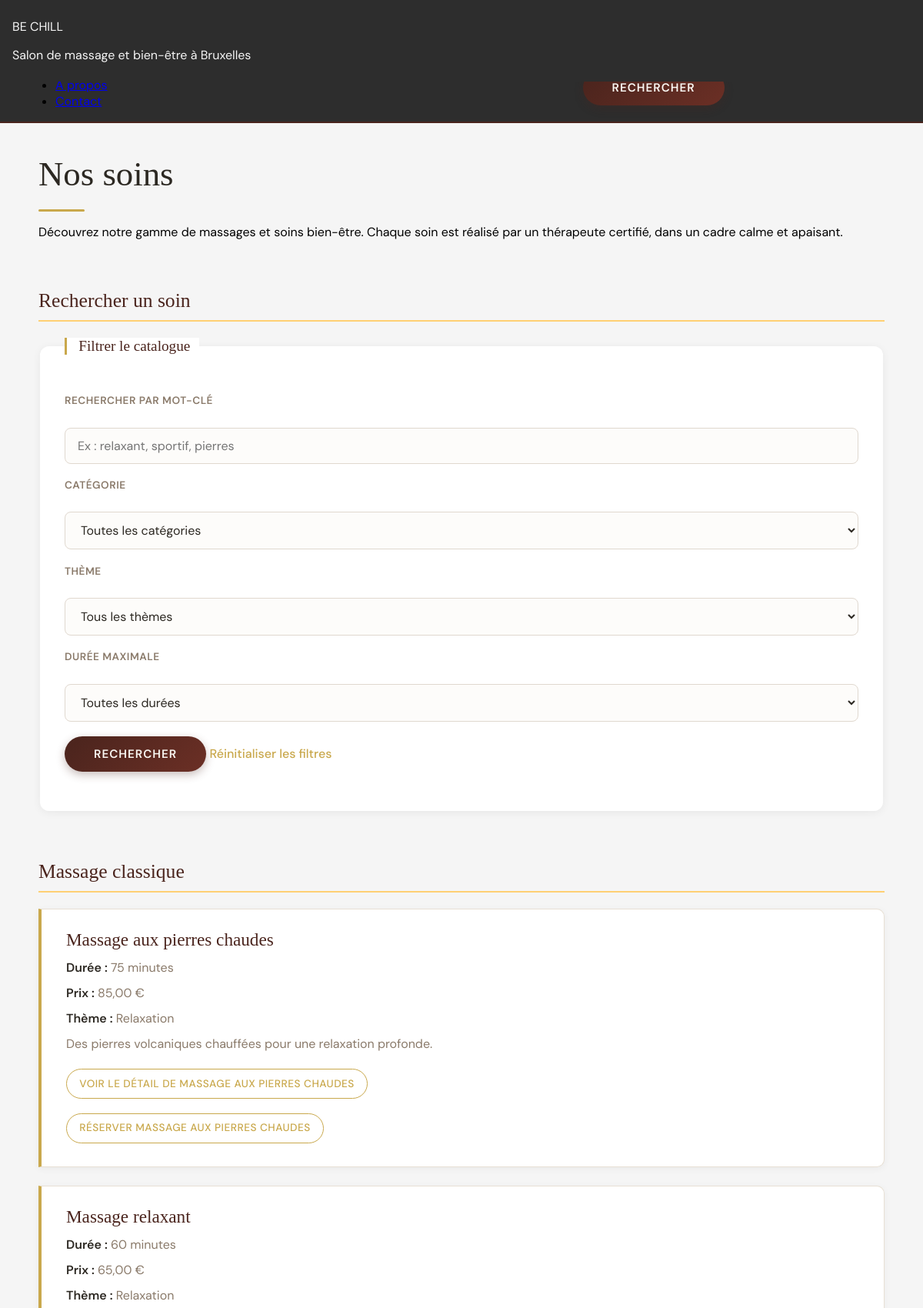
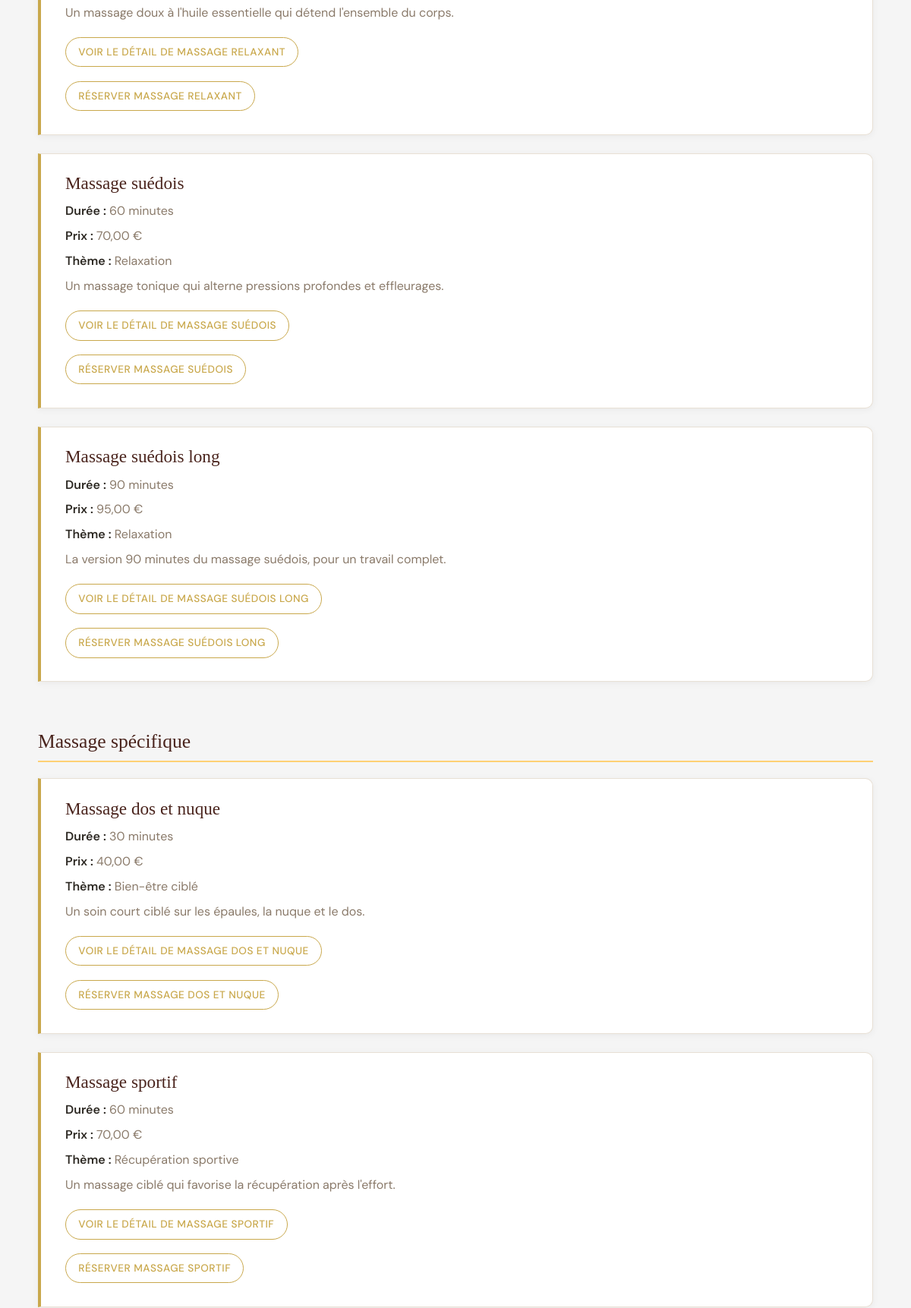
Page /_archives/ancien-php/soins.php (upper part) on the committed database (2 pictures, top to bottom).
### tables this page shows
CREATE TABLE item (
    id                 INT UNSIGNED AUTO_INCREMENT PRIMARY KEY,
    titre              VARCHAR(150) NOT NULL,
    slug               VARCHAR(160) NOT NULL UNIQUE,
    description_courte VARCHAR(255) NOT NULL,
    description        TEXT NOT NULL,
    image              VARCHAR(255) NULL,                  
    duree              SMALLINT UNSIGNED NOT NULL,
    prix               DECIMAL(6,2) NOT NULL,
    statut             ENUM('brouillon', 'publie', 'archive') NOT NULL DEFAULT 'brouillon',
    operator_id        INT UNSIGNED NULL,
    theme_id           INT UNSIGNED NOT NULL,
    category_id        INT UNSIGNED NOT NULL,
    date_creation      DATETIME NOT NULL DEFAULT CURRENT_TIMESTAMP,
    date_modification  DATETIME NOT NULL DEFAULT CURRENT_TIMESTAMP ON UPDATE CURRENT_TIMESTAMP,
    CONSTRAINT fk_item_operator FOREIGN KEY (operator_id) REFERENCES operator(id) ON DELETE SET NULL,
    CONSTRAINT fk_item_theme    FOREIGN KEY (theme_id)    REFERENCES theme(id),
    CONSTRAINT fk_item_category FOREIGN KEY (category_id) REFERENCES category(id)
);

CREATE TABLE theme (
    id  INT UNSIGNED AUTO_INCREMENT PRIMARY KEY,
    nom VARCHAR(100) NOT NULL UNIQUE
);

### _archives/ancien-php/soins.php (the view, shortened to what this page needs)
<?php
require_once __DIR__ . '/db.php';
$recherche = trim($_GET['recherche'] ?? '');
$sql = "
    SELECT item.id, item.titre, item.slug, item.description_courte, item.duree, item.prix,
           category.id AS category_id, category.nom AS categorie,
           theme.id AS theme_id, theme.nom AS theme
    FROM item
    JOIN category ON item.category_id = category.id
    JOIN theme ON item.theme_id = theme.id
    WHERE item.statut = 'publie'
";
$params = [];
$sql .= " ORDER BY category.nom, item.titre";
$stmt = $pdo->prepare($sql);
$stmt->execute($params);
$soins = $stmt->fetchAll();
$soinsParCategorie = [];
foreach ($soins as $soin) {
    $soinsParCategorie[$soin['categorie']][] = $soin;
}
?>
<!DOCTYPE html>
<html lang="fr">
<head>
    <link rel="stylesheet" href="style.css">
</head>
<body>
    <header>
        <p>BE CHILL</p>
        <p>Salon de massage et bien-être à Bruxelles</p>
    </header>
    <nav aria-label="Navigation principale">
        <ul>
            <li><a href="index.php">Accueil</a></li>
            <li><a href="soins.php" aria-current="page">Nos soins</a></li>
            <li><a href="tarifs.html">Tarifs</a></li>
            <li><a href="reservation.html">Réservation</a></li>
            <li><a href="apropos.html">À propos</a></li>
            <li><a href="contact.php">Contact</a></li>
        </ul>
        <form action="soins.php" method="get" role="search" aria-label="Recherche de soins">
            <label for="recherche-nav">Rechercher un soin</label>
            <button type="submit">Rechercher</button>
        </form>
    </nav>
    <main>
        <h1>Nos soins</h1>
        <p>Découvrez notre gamme de massages et soins bien-être. Chaque soin est réalisé par un thérapeute certifié, dans un cadre calme et apaisant.</p>
        <section aria-labelledby="filtres-catalogue">
            <h2 id="filtres-catalogue">Rechercher un soin</h2>
            <form action="soins.php" method="get">
                <fieldset>
                    <legend>Filtrer le catalogue</legend>
                    <p>
                        <label for="recherche-soin">Rechercher par mot-clé</label><br>
                        <input type="search" id="recherche-soin" name="recherche" placeholder="Ex : relaxant, sportif, pierres"
                               value="<?= htmlspecialchars($recherche) ?>">
                    </p>
                    <p>
                        <label for="filtre-categorie">Catégorie</label><br>
                        <select id="filtre-categorie" name="categorie">
                            <option value="">Toutes les catégories</option>
                        </select>
                    </p>
                    <p>
                        <label for="filtre-theme">Thème</label><br>
                        <select id="filtre-theme" name="theme">
                            <option value="">Tous les thèmes</option>
                        </select>
                    </p>
                    <p>
                        <label for="filtre-duree">Durée maximale</label><br>
                        <select id="filtre-duree" name="duree">
                            <option value="">Toutes les durées</option>
                        </select>
                    </p>
                    <p>
                        <button type="submit">Rechercher</button>
                        <a href="soins.php">Réinitialiser les filtres</a>
                    </p>
                </fieldset>
            </form>
        </section>
        <?php if (empty($soins)): ?>
            <section aria-labelledby="aucun-resultat">
                <h2 id="aucun-resultat">Aucun résultat</h2>
                <p>Aucun soin ne correspond à votre recherche. Essayez d'autres critères.</p>
            </section>
        <?php else: ?>
            <?php foreach ($soinsParCategorie as $nomCategorie => $soinsCategorie): ?>
                <section aria-labelledby="categorie-<?= md5($nomCategorie) ?>">
                    <h2 id="categorie-<?= md5($nomCategorie) ?>"><?= htmlspecialchars($nomCategorie) ?></h2>
                    <?php foreach ($soinsCategorie as $soin): ?>
                        <article>
                            <h3><?= htmlspecialchars($soin['titre']) ?></h3>
                            <p><strong>Durée :</strong> <?= (int)$soin['duree'] ?> minutes</p>
                            <p><strong>Prix :</strong> <?= number_format((float)$soin['prix'], 2, ',', ' ') ?> €</p>
                            <p><strong>Thème :</strong> <?= htmlspecialchars($soin['theme']) ?></p>
                            <p><?= htmlspecialchars($soin['description_courte']) ?></p>
                            <p><a href="soin-detail.php?slug=<?= urlencode($soin['slug']) ?>">Voir le détail de <?= htmlspecialchars(mb_strtolower($soin['titre'])) ?></a></p>
                            <p><a href="reservation.html">Réserver <?= htmlspecialchars(mb_strtolower($soin['titre'])) ?></a></p>
                        </article>
                    <?php endforeach; ?>
                </section>
            <?php endforeach; ?>
        <?php endif; ?>
    </main>
</body>
</html>

### style.css (style rules this page uses)
:root { --color-dark: #2C2822; --color-dark-alt: #2d2d2d; --color-brown: #4A241D; --color-brown-dark: #4a231b; --color-cream: #FAF8F3; --color-cream-light: #f9edd4; --color-cream-bg: #f5f5f5; --color-beige: #E8D5A3; --color-sand: #e6e1db; --color-gold: #C9A84C; --color-gold-light: #FFD074; --color-gold-pale: #e0b96a; --color-text-muted: #8A7A6A; --color-text-light: #a5a39f; --color-white: #fff; --font-serif: 'Playfair Display', serif; --font-sans: 'DM Sans', sans-serif; --transition-fast: 0.2s ease; --transition-base: 0.3s ease; }
html { scroll-behavior: smooth; }
body { margin: 0; font-family: var(--font-sans); background: var(--color-cream-bg); }
header { width: 100%; background: var(--color-dark-alt); color: whitesmoke; padding: 0.5em 1em; position: fixed; z-index: 10; box-sizing: border-box; }
button { background: #c8a96a; border: none; color: white; font-size: 20px; padding: 10px 15px; cursor: pointer; border-radius: 6px; }
nav[aria-label="Navigation principale"]:not(.site-header__nav) { background: var(--color-dark-alt); padding: 0 2em; display: flex; align-items: center; justify-content: space-between; flex-wrap: wrap; border-bottom: 2px solid var(--color-brown); }
main { max-width: 1100px; margin: 2.5em auto; padding: 0 2em 4em; }
main h1 { font-family: var(--font-serif); font-size: 2.8rem; font-weight: 400; color: var(--color-dark); margin-bottom: 0.2em; line-height: 1.2; }
main h1::after { content: ''; display: block; width: 60px; height: 3px; background: var(--color-gold); margin-top: 0.4em; border-radius: 2px; }
main h2 { font-family: var(--font-serif); font-size: 1.6rem; font-weight: 400; color: var(--color-brown); border-bottom: 2px solid var(--color-gold-light); padding-bottom: 0.4em; margin-top: 2.5em; }
main > p > a, main section p a { color: var(--color-gold); text-decoration: none; font-weight: 500; }
article { background: var(--color-white); border: 1px solid #e8e0d5; border-left: 4px solid var(--color-gold); border-radius: 0 10px 10px 0; padding: 1.6em 2em; margin-bottom: 1.5em; box-shadow: 0 2px 10px rgba(0, 0, 0, 0.05); transition: transform var(--transition-fast), box-shadow var(--transition-fast); }
article h3 { font-family: var(--font-serif); font-size: 1.45rem; font-weight: 400; color: var(--color-brown); margin-top: 0; margin-bottom: 0.4em; }
article p { color: var(--color-text-muted); font-family: var(--font-sans); line-height: 1.75; margin: 0.3em 0; }
article p strong { color: var(--color-dark); font-weight: 600; }
article a { display: inline-block; margin-top: 1em; margin-right: 0.8em; color: var(--color-brown); font-family: var(--font-sans); font-size: 0.85rem; font-weight: 600; text-transform: uppercase; letter-spacing: 0.5px; text-decoration: none; border: 1.5px solid var(--color-gold); padding: 0.5em 1.2em; border-radius: 20px; transition: background var(--transition-fast), color var(--transition-fast), transform var(--transition-fast); }
form fieldset { border: none; border-radius: 12px; padding: 2em; margin-bottom: 1.5em; background: var(--color-white); box-shadow: 0 2px 12px rgba(0, 0, 0, 0.06); }
form legend { font-family: var(--font-serif); font-size: 1.2rem; color: var(--color-brown); font-weight: 400; padding: 0 0.6em; background: var(--color-white); border-left: 3px solid var(--color-gold); padding-left: 0.8em; }
form p { margin: 1.2em 0; }
form label { display: block; font-family: var(--font-sans); font-size: 0.85rem; color: var(--color-text-muted); font-weight: 600; text-transform: uppercase; letter-spacing: 0.5px; margin-bottom: 0.4em; }
form input[type="text"], form input[type="email"], form input[type="tel"], form input[type="number"], form input[type="search"], form input[type="date"], form input[type="password"], form textarea, form select { width: 100%; padding: 0.75em 1em; border: 1.5px solid #e0d8cf; border-radius: 8px; font-family: var(--font-sans); font-size: 1rem; background: #fdfcfa; color: var(--color-dark); box-sizing: border-box; transition: border-color var(--transition-fast), box-shadow var(--transition-fast); }
form button[type="submit"] { background: linear-gradient(135deg, var(--color-brown) 0%, #6b2f25 100%); color: var(--color-cream); border: none; padding: 0.85em 2.5em; border-radius: 25px; font-family: var(--font-sans); font-size: 0.95rem; font-weight: 600; letter-spacing: 1px; text-transform: uppercase; cursor: pointer; transition: transform var(--transition-fast), box-shadow var(--transition-fast); box-shadow: 0 4px 12px rgba(74, 36, 29, 0.3); }

### rows in the picture
item: titre "Massage aux pierres chaudes", duree "75", prix "85,00", theme.nom "Relaxation", description_courte "Des pierres volcaniques chauffées pour une relaxation profonde.", titre "MASSAGE AUX PIERRES CHAUDES"
item: titre "Massage relaxant", duree "60", prix "65,00", theme.nom "Relaxation", description_courte "Un massage doux à l'huile essentielle qui détend l'ensemble du corps.", titre "MASSAGE RELAXANT"
item: titre "Massage suédois", duree "60", prix "70,00", theme.nom "Relaxation", description_courte "Un massage tonique qui alterne pressions profondes et effleurages.", titre "MASSAGE SUÉDOIS"
item: titre "Massage suédois long", duree "90", prix "95,00", theme.nom "Relaxation", description_courte "La version 90 minutes du massage suédois, pour un travail complet.", titre "MASSAGE SUÉDOIS LONG"
item: titre "Massage dos et nuque", duree "30", prix "40,00", theme.nom "Bien-être ciblé", description_courte "Un soin court ciblé sur les épaules, la nuque et le dos.", titre "MASSAGE DOS ET NUQUE"
item: titre "Massage sportif", duree "60", prix "70,00", theme.nom "Récupération sportive", description_courte "Un massage ciblé qui favorise la récupération après l'effort.", titre "MASSAGE SPORTIF"

### other values in the picture
$nomCategorie "Massage classique"
$nomCategorie "Massage spécifique"
